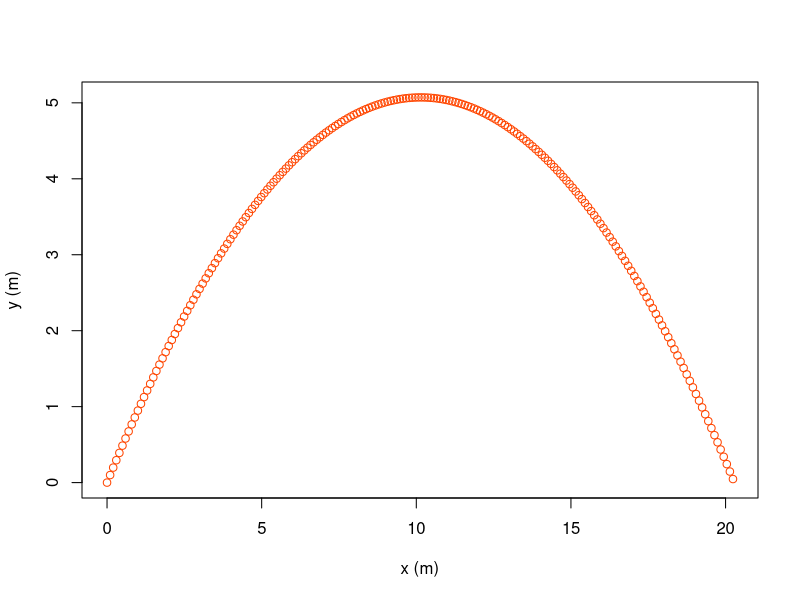

Generate this figure with R:
## ---- chunk 1
knitr::opts_chunk$set(echo = FALSE)
## ---- chunk 2
t = c(0:203)/100
x = 9.97*t
y = 9.97*t - 4.9*t^2
plot(x,y, xlab = "x (m)", ylab = "y (m)", col="orangered")
